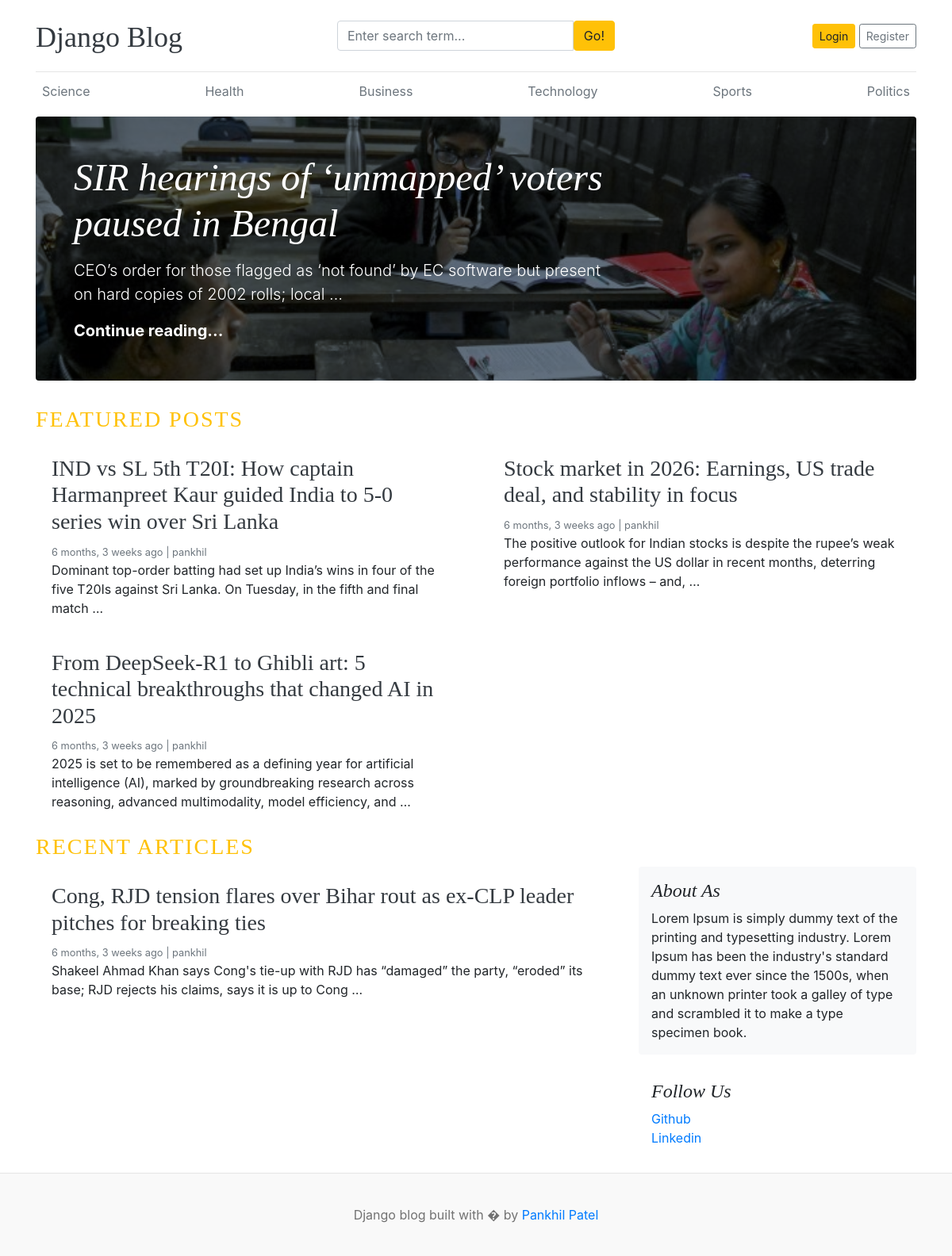
The app's page /, older data.
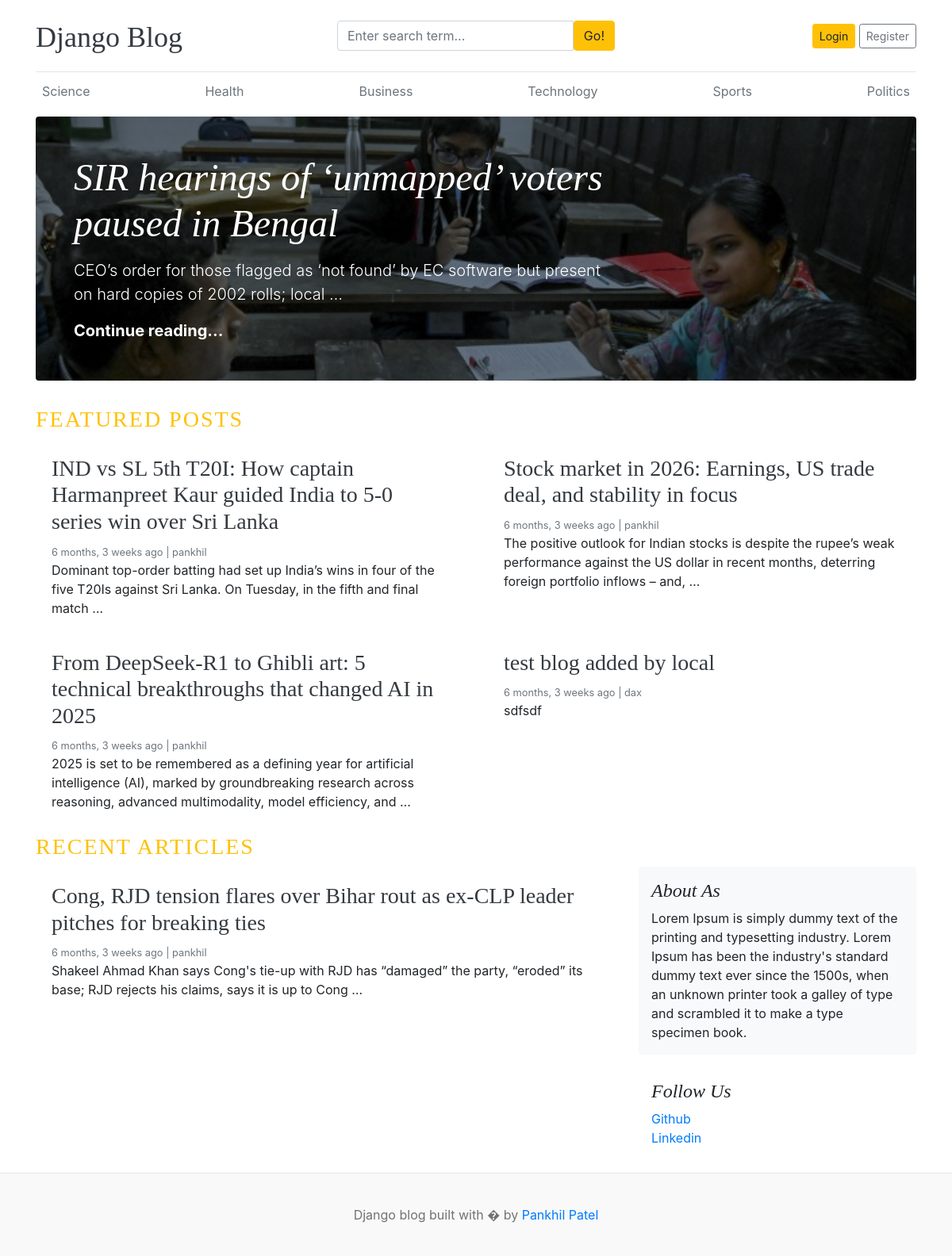
The same page, newer data.
### blogs/models.py (models this page shows, shortened)
class Category(models.Model):
    category_name = models.CharField(max_length=50,unique=True)
    created_at = models.DateTimeField(auto_now_add=True)
    updated_at = models.DateTimeField(auto_now=True)
    class Meta:
        verbose_name_plural = 'categories'

class Blog(models.Model):
    title = models.CharField(max_length=100)
    slug = models.SlugField(max_length=150, unique=True,blank=True)
    category = models.ForeignKey(Category, on_delete=models.CASCADE)
    author = models.ForeignKey(User, on_delete=models.CASCADE)
    featured_image = models.ImageField(upload_to='uploads/%Y/%m/%d')
    short_description = models.TextField(max_length=500)
    blog_body = models.TextField(max_length=2000)
    status = models.CharField(max_length=20,choices=STATUS_CHOICES, default="Draft")
    is_featured = models.BooleanField(default=False)
    created_at = models.DateTimeField(auto_now_add=True)
    updated_at = models.DateTimeField(auto_now=True)
    def __str__(self):
        return self.title

### assignments/models.py (models this page shows, shortened)
class SocialLink(models.Model):
    platform = models.CharField(max_length=25)
    link = models.URLField(max_length=100)
    created_at = models.DateTimeField(auto_now_add=True)
    updated_at = models.DateTimeField(auto_now=True)

### blog_main/views.py (the view)
# urls.py: 2. Add a URL to urlpatterns:  path('', views.home, name='home')
def home(req):
    featured_posts = Blog.objects.select_related('author').filter(is_featured=True,status='Published').order_by('updated_at')
    posts = Blog.objects.select_related('author').filter(is_featured=False,status='Published')
    print(featured_posts)
    print(posts)
    try:
        about = About.objects.first()
    except:
        about = None
    context = {
        'featured_posts' : featured_posts,
        'posts' : posts,
        'about':about,
    }
    return render(req,"home.html",context)

### blogs/context_processors.py (called while the page is built)
def get_categories(req):
    categories = Category.objects.all()
    return dict(categories=categories)

def get_social_links(req):
    social_link = SocialLink.objects.all()
    return dict(social_link=social_link)

### templates/home.html
{% extends 'base.html' %}
{% block content %}
{% for post in featured_posts %}
{% if forloop.first %}
<div class="jumbotron p-3 p-md-5 text-white rounded bg-dark"
    style="background-image: url({{ post.featured_image.url}});background-blend-mode: overlay;background-size:cover;">
    <div class="col-md-8 px-0">
        <h1 class="display-4 font-italic">{{ post.title }}</h1>
        <p class="lead my-3">{{ post.short_description | truncatewords:20 }}</p>
        <p class="lead mb-0"><a href="{% url 'blogs' post.slug  %}" class="text-white font-weight-bold">Continue
                reading...</a></p>
    </div>
</div>
{% endif %}
{% endfor %}
<h3 class="text-uppercase text-warning" style="letter-spacing: 2px;">Featured Posts</h3>
<div class="row mb-2">
    {% for post in featured_posts %}
    {% if not forloop.first %}
    <div class="col-md-6">
        <div class="card border-0">
            <div class="card-body">
                <h3><a href="{% url 'blogs' post.slug  %}" class="text-dark">{{ post.title }}</a></h3>
                <small class="mb-1 text-muted">{{ post.created_at | timesince}} ago | {{ post.author }}</small>
                <p class="card-text">{{ post.short_description | truncatewords:25 }}</p>
            </div>
        </div>
    </div>
    {% endif %}
    {% endfor %}
</div>
<h3 class="text-uppercase text-warning" style="letter-spacing: 2px;">Recent Articles</h3>
<main role="main" class="container p-0">
    <div class="row">
        <div class="col-md-8 blog-main">
            {% for post in posts %}
            <div class="card border-0">
                <div class="card-body">
                    <h3><a href="{% url 'blogs' post.slug %}" class="text-dark">{{ post.title }}</a></h3>
                    <small class="mb-1 text-muted">{{ post.created_at | timesince}} ago | {{ post.author}}
                    </small>
                    <p class="card-text">{{ post.short_description | truncatewords:25 }}</p>
                </div>
            </div>
            {% endfor %}
        </div>
        <aside class="col-md-4 blog-sidebar">
            <div class="p-3 mb-3 bg-light rounded">
                <h4 class="font-italic">{{ about.about_heading }}</h4>
                <p class="mb-0">{{ about.about_description }}</p>
            </div>
            {% if social_link %}
            <div class="p-3">
                <h4 class="font-italic">Follow Us</h4>
                <ol class="list-unstyled">
                    {% for i in social_link %}
                    <li><a href="{{ i.link }}">{{ i.platform }}</a></li>
                    {% endfor %}
                </ol>
            </div>
            {% endif %}
        </aside>
    </div>
</main>
</div>
{% endblock %}

### templates/base.html (shortened to what this page needs)
{% load static %}
<!DOCTYPE html>
<html lang="en">
<head>
    <link href="https://getbootstrap.com/docs/4.0/dist/css/bootstrap.min.css" rel="stylesheet">
    <link href="{% static 'css/blog.css' %}" rel="stylesheet">
    <link rel="stylesheet" href="https://cdnjs.cloudflare.com/ajax/libs/font-awesome/5.15.2/css/all.min.css" />
</head>
<body>
    <div class="container">
        <header class="blog-header py-3">
            <div class="row flex-nowrap justify-content-between align-items-center">
                <div class="col-4 pt-1">
                    <a class="blog-header-logo text-dark" href="/">Django Blog</a>
                </div>
                <div class="col-4">
                    <form action="{% url 'search' %}" method="get">
                        <div class="input-group">
                            <input class="form-control" value="{{ keyword }}" type="text"
                                placeholder="Enter search term..." aria-label="Enter search term..." name="keyword"
                                aria-describedby="button-search" />
                            <button class="btn btn-warning" id="button-search" type="submit">Go!</button>
                        </div>
                    </form>
                </div>
                <div class="col-4 d-flex justify-content-end align-items-center">
                    {% if not user.is_authenticated %}
                    <a class="btn btn-sm btn-warning" href="{% url 'login' %}">Login</a> &nbsp;
                    <a class="btn btn-sm btn-outline-secondary" href="{% url 'register' %}">Register</a>
                    {% else %}
                    <span><a href="{% url 'dashboard' %}">Dashboard</a></span>
                    &emsp;
                    <span><a href="{% url 'logout' %}">Logout</a></span>
                    {% endif %}
                </div>
            </div>
        </header>
        <div class="nav-scroller py-1 mb-2">
            <nav class="nav d-flex justify-content-between">
                {% for cat in categories %}
                <a class="p-2 text-muted" href="{% url 'posts_by_category' cat.id %}">{{cat.category_name}}</a>
                {% endfor %}
            </nav>
        </div>
        {% block content %}
        {% endblock %}
        <footer class="blog-footer">
            <p>Django blog built with � by <a href="#">Pankhil Patel</a></p>
        </footer>
</body>
</html>

Row changes from the older to the newer data that the page shows:
added Blog: title "test blog added by local", created_at "6 months, 3 weeks", author "dax", short_description "sdfsdf", shown under "FEATURED POSTS"
